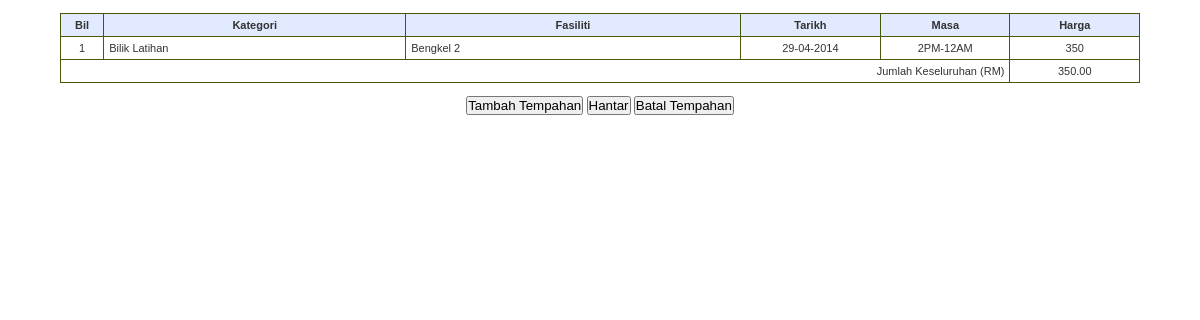
Page /senarai_tempahan3.php on the committed database.
### tables this page shows
CREATE TABLE `add_fasiliti` (
  `id` int(11) NOT NULL,
  `no_tempahan` varchar(20) NOT NULL,
  `ic` varchar(111) NOT NULL,
  `kategori` varchar(111) NOT NULL,
  `id_fasiliti` int(11) NOT NULL,
  `fasiliti` varchar(1111) NOT NULL,
  `tarikh` date NOT NULL,
  `tarikh_mula` varchar(11) NOT NULL,
  `tarikh_akhir` varchar(11) NOT NULL,
  `jum_hari` int(11) NOT NULL,
  `rm_pa` varchar(111) NOT NULL,
  `rm_lcd` varchar(111) NOT NULL,
  `rm_mbulat` varchar(111) NOT NULL,
  `rm_mbuffet` varchar(111) NOT NULL,
  `rm_moblong` varchar(111) NOT NULL,
  `rm_kbanquet` varchar(111) NOT NULL,
  `rm_kplastik` varchar(111) NOT NULL,
  `bil_pa` int(11) NOT NULL,
  `bil_lcd` int(11) NOT NULL,
  `bil_mbulat` int(11) NOT NULL,
  `bil_mbuffet` int(11) NOT NULL,
  `bil_moblong` int(11) NOT NULL,
  `bil_banquet` int(11) NOT NULL,
  `bil_kplastik` int(11) NOT NULL,
  `jenis_susunan` varchar(111) NOT NULL,
  `bil_bilik` int(11) NOT NULL,
  `masa` varchar(111) NOT NULL,
  `harga` varchar(111) NOT NULL,
  `grand_total` varchar(111) NOT NULL,
  `total_peralatan` float(65,2) NOT NULL,
  `status_submit` int(11) NOT NULL,
  `status_approve` int(11) NOT NULL COMMENT '1 = Belum Approve ; 2 = Approve ; 3 = Tolak ; '
);

### senarai_tempahan3.php (the view, shortened to what this page needs)
<!DOCTYPE html PUBLIC "-//W3C//DTD XHTML 1.0 Transitional//EN" "http://www.w3.org/TR/xhtml1/DTD/xhtml1-transitional.dtd">
<html xmlns="http://www.w3.org/1999/xhtml">
<head>
<link rel="stylesheet" type="text/css" href="css/a.css">
</head>
<body>
<br /><div align="center">
<table width="90%" border="0" cellspacing="0" cellpadding="0" class="hovertable">
  <tr>
    <th width="4%">Bil</th>
    <th width="28%">Kategori</th>
    <th width="31%">Fasiliti</th>
    <th width="13%">Tarikh</th>
    <th width="12%">Masa</th>
    <th width="12%">Harga</th>
  </tr>
  <?php
  $a = 1;
  $sql = mysql_query("select * from add_fasiliti where no_tempahan = '".$_SESSION['no_tempahan']."' order by id_fasiliti asc, tarikh desc");
  while($res = mysql_fetch_array($sql)){
  ?>
  <tr>
    <td align="center"><?php echo $a++; ?></td>
    <td><?php echo $res['kategori']; ?></td>
    <td><?php echo $res['fasiliti']; ?></td>
    <td align="center"><?php echo date('d-m-Y', strtotime($res['tarikh'])); ?></td>
    <td align="center"><?php echo $res['masa']; ?></td>
    <td align="center"><?php echo $res['grand_total']; ?></td>
  </tr>
  <?php $jum = $jum+$res['grand_total'];} ?>
  <tr>
    <td colspan="5" align="right">Jumlah Keseluruhan (RM)</td>
    <td align="center"><?php echo number_format($jum,2); ?></td>
  </tr>
</table>
<br />
<form method="post" action="">
<input type="submit" name="button" id="button" value="Tambah Tempahan" />
<input type="submit" name="button" id="button2" value="Hantar" />
<input type="submit" name="button" id="button3" value="Batal Tempahan" onclick="return confirm('Anda Pasti Ingin Batalkan Tempahan?')" />
</form>
</div>
</body>
</html>

### css/a.css (style rules this page uses)
* { margin:0;padding:0 }
body { font-size:72.5% }
body { font-family:Arial,Helvetica,sans-serif }
table.hovertable { font-family: verdana,arial,sans-serif; font-size:11px; color:#333333; border-width: 1px; border-color: #475906; border-collapse: collapse; }
table.hovertable th { background-color:#E1EAFE; border-width: 1px; padding: 5px; border-style: solid; border-color: #475906; font-family: verdana,arial,sans-serif; font-size:11px; }
table.hovertable tr { background-color:#fff; }
table.hovertable td { border-width: 1px; padding: 5px; border-style: solid; border-color: #475906; font-family: verdana,arial,sans-serif; font-size:11px; }

### rows in the picture
add_fasiliti: kategori "Bilik Latihan", fasiliti "Bengkel 2", tarikh "29-04-2014", masa "2PM-12AM", grand_total "350"

### other values in the picture
$jum "350.00"
